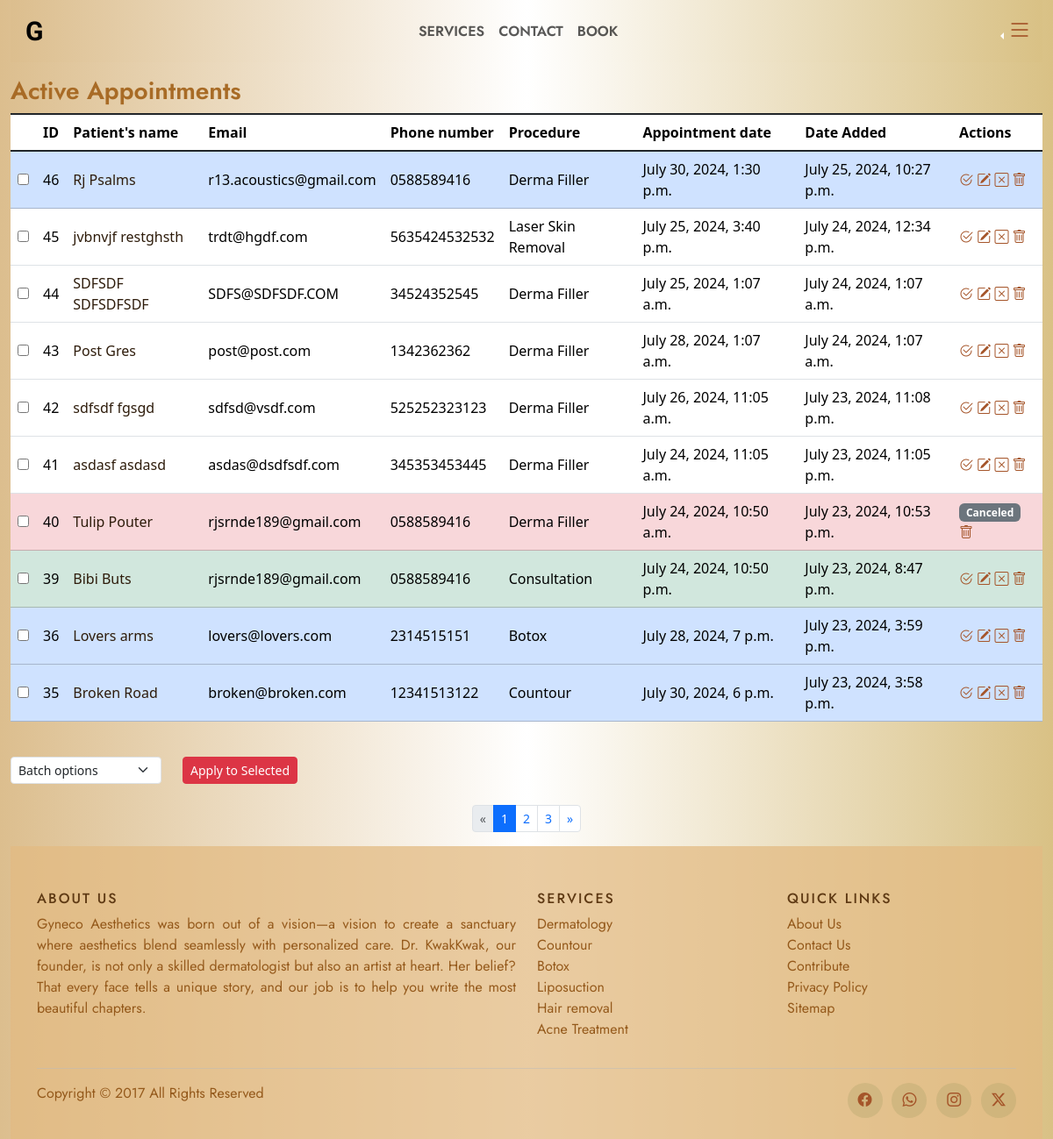
The page /active_appointments/ on the database as committed earlier.
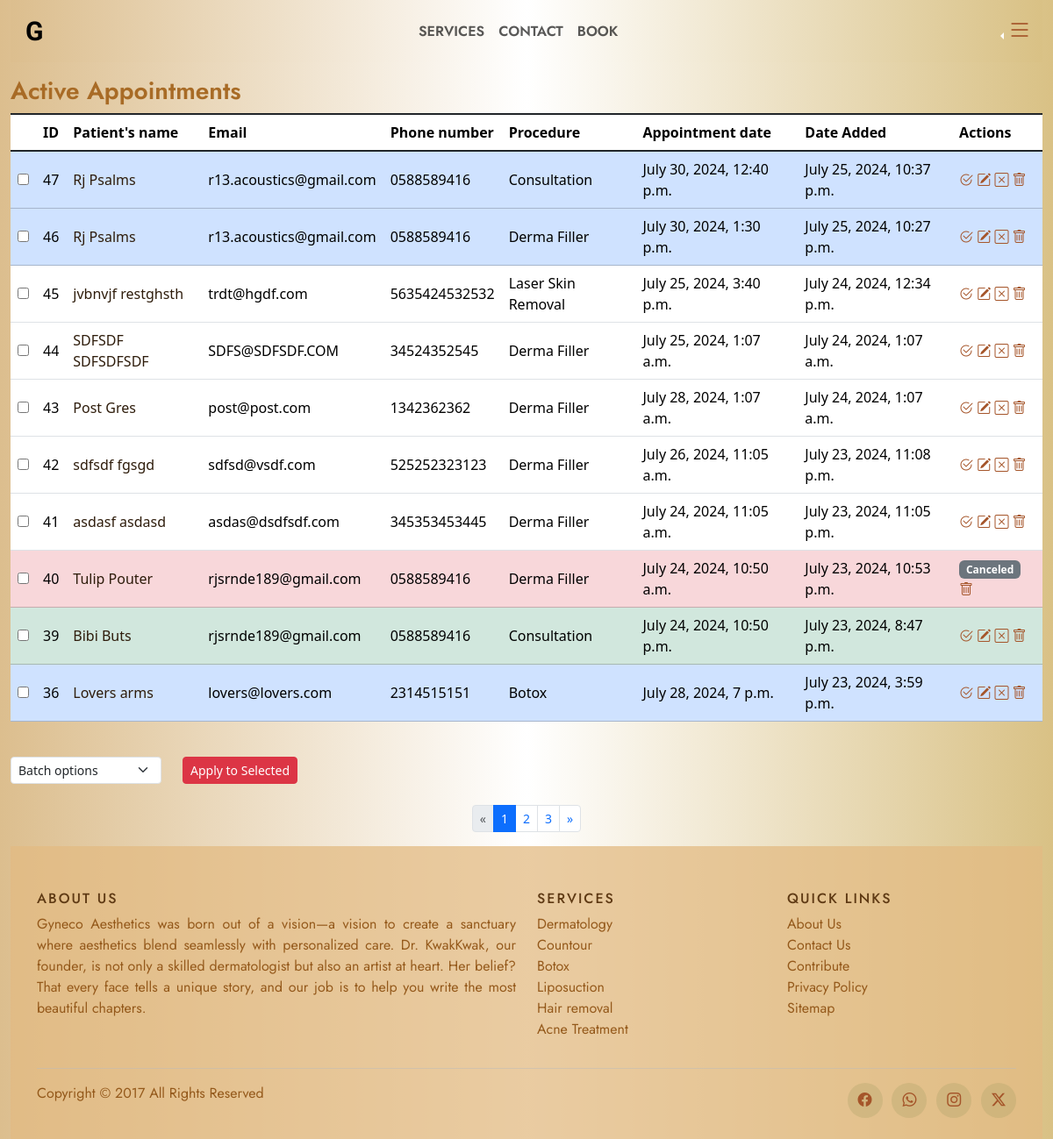
The same page on the database as committed later.
### website/models.py (models this page shows, shortened)
class Patient(models.Model):
    first_name = models.CharField(max_length=100)
    last_name = models.CharField(max_length=100)
    service = models.ForeignKey(Category, on_delete=models.CASCADE, related_name="type_of")
    email = models.EmailField()
    phone_number = models.CharField(max_length=16)
    details = models.TextField(max_length=3000, null=True, blank=True)
    appt_date = models.DateTimeField()
    date_added = models.DateTimeField(auto_now_add=True)
    is_active = models.BooleanField(default=True, blank=True)
    is_done = models.BooleanField(default=False, blank=True)
    is_confirmed = models.BooleanField(default=False, blank=True)
    user = models.ForeignKey(settings.AUTH_USER_MODEL, on_delete=models.CASCADE, null=True, blank=True, related_name="booker")

class Category(models.Model):
    type = models.CharField(max_length=100)
    def __str__(self):
        return self.type

### website/views.py (the view)
# urls.py: path('active_appointments/', views.active_appointments, name='active_appointments'),
def active_appointments(request):
    patients = Patient.objects.all().order_by('-date_added')
    paginator = Paginator(patients ,10)
    page_number = request.GET.get('page')
    page_obj = paginator.get_page(page_number)
    return render(request, 'website/active_appointments.html', {
        'page_obj': page_obj
        })

### website/templates/website/active_appointments.html (shortened to what the changed rows need)
{% extends 'website/layout.html' %}
{% load static %}
{% block body %}
<div class="container-fluid">
    <form method="post" action="{% url 'manage_appointments' %}">
        <div class="table-responsive">
        <table class="table align-middle table-hover table-group-divider">
            <thead>
                <tr>
                    <th scope="col"></th>
                    <th scope="col">ID</th>
                    <th scope="col">Patient's name</th>
                    <th scope="col">Email</th>
                    <th scope="col">Phone number</th>
                    <th scope="col">Procedure</th>
                    <th scope="col">Appointment date</th>
                    <th scope="col">Date Added</th>
                    <th scope="col">Actions</th>
                </tr>
            </thead>
            <tbody class="table-group-divider my-lg-5">
                {% if page_obj %}
                {% for patient in page_obj %}
                <tr {% if not patient.is_active %} class="table-danger text-muted"
                    {% elif patient.is_done %}
                        class="table-success"
                    {% elif patient.is_confirmed%}
                    class="table-primary"
                    {% endif %}class="tablerow">
                    <td><input type="checkbox" name="selected_appointments" value="{{ patient.id }}"></td>
                    <td>{{ patient.id }}</td>
                    <td><a href="{% url 'appt_details' patient.id %}">{{ patient.first_name }} {{ patient.last_name }}</a></td>
                    <td>{{ patient.email }}</td>
                    <td>{{ patient.phone_number }}</td>
                    <td>{{ patient.service }}</td>
                    <td>{{ patient.appt_date }}</td>
                    <td>{{ patient.date_added }}</td>
                    <td>
                        {% if patient.is_active %}
                            {% if not patient.is_done %}
                                <a href="{% url 'done_appt' patient.id %}" value="done"><i class="bi bi-check2-circle" data-bs-toggle="tooltip" data-bs-title="Done"></i></a>
                            {% else %}
                                <a href="{% url 'undone_appt' patient.id %}" value="done"><i class="bi bi-check2-circle" data-bs-toggle="tooltip" data-bs-title="UnDone"></i></a>
                            {% endif %}
                        <a href="{% url 'edit_appointment' patient.id %}"><i class="bi bi-pencil-square" data-bs-toggle="tooltip" data-bs-title="Edit"></i></a>
                        <a href="{% url 'cancel_appointment' patient.id %}"  onclick="return confirm('Are you sure you want to CANCEL this appointment?')">
                            <i class="bi bi-x-square" data-bs-toggle="tooltip" data-bs-title="Cancel"></i></a>
                        <a href="{% url 'delete_appointment' patient.id %}"  onclick="return confirm('Are you sure you want to DELETE this appointment?\n THIS CANNOT BE UNDONE!')">
                            <i class="bi bi-trash" data-bs-toggle="tooltip" data-bs-title="Delete"></i></a>
                        {% else %}
                        <span class="badge bg-secondary">Canceled</span>
                        <a href="{% url 'delete_appointment' patient.id %}"  onclick="return confirm('Are you sure you want to DELETE this appointment? \n THIS CANNOT BE UNDONE!')">
                            <i class="bi bi-trash" data-bs-toggle="tooltip" data-bs-title="Delete"></i></a>
                        {% endif %}
                    </td>
                </tr>
                {% endfor %}
                {% endif %}
            </tbody>
        </table>
        </div>
        <br>
    </form>
    <br>
     <nav aria-label="Page navigation">
        <ul class="pagination pagination-sm justify-content-center">
            {% for num in page_obj.paginator.page_range %}
                {% if page_obj.number == num %}
                    <li class="page-item active"><a class="page-link" href="#">{{ num }}</a></li>
                {% else %}
                    <li class="page-item"><a class="page-link" href="?page={{ num }}">{{ num }}</a></li>
                {% endif %}
            {% endfor %}
        </ul>
    </nav>
</div>
{% endblock %}

Rows that differ between the two databases and show on the page:
no longer on this page (row unchanged): Patient: id "35", first_name "Broken", last_name "Road", email "broken@broken.com", phone_number "12341513122", service "Countour", appt_date "July 30, 2024, 6 p.m.", date_added "July 23, 2024, 3:58 p.m.", is_active True (drawn)
added Patient: id "47", first_name "Rj", last_name "Psalms", email "r13.acoustics@gmail.com", phone_number "0588589416", service "Consultation", appt_date "July 30, 2024, 12:40 p.m.", date_added "July 25, 2024, 10:37 p.m.", is_active True (drawn)
